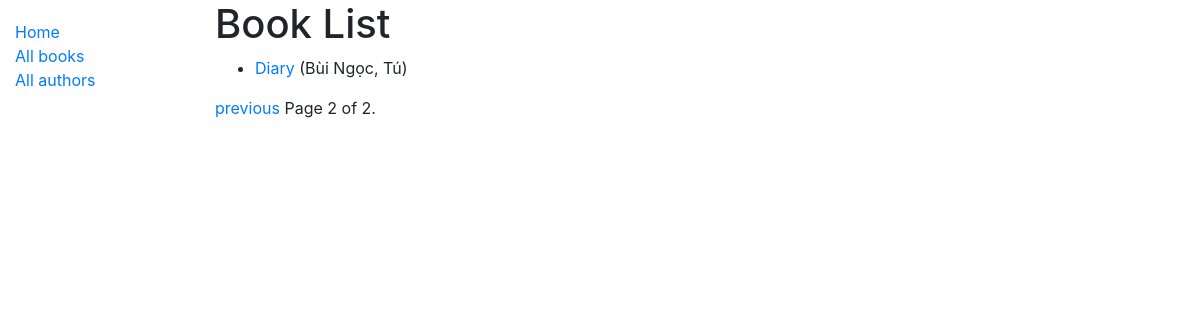
The page /catalog/books/?page=2 on the database as committed earlier.
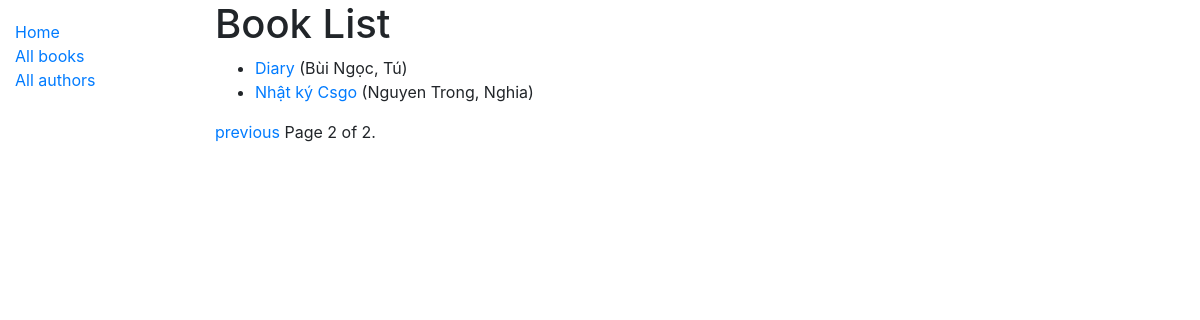
The same page on the database as committed later.
### catalog/models.py (models this page shows, shortened)
class Book(models.Model):
    title = models.CharField(max_length=200)
    author = models.ForeignKey('Author', on_delete=models.SET_NULL, null=True)
    summary = models.TextField(max_length=1000, help_text="Enter a brief description of the book")
    isbn = models.CharField('ISBN', max_length=13,
                            help_text='13 Character <a href="https://www.isbn-international.org/content/what-isbn'
                                      '">ISBN number</a>')
    genre = models.ManyToManyField(Genre, help_text="Select a genre for this book")
    language = models.ForeignKey('Language', on_delete=models.SET_NULL, null=True)
    def display_genre(self):
        """Creates a string for the Genre. This is required to display genre in Admin."""
        return ', '.join([genre.name for genre in self.genre.all()[:3]])
    display_genre.short_description = 'Genre'
    def get_absolute_url(self):
        return reverse('book-detail', args=[str(self.id)])

class Author(models.Model):
    first_name = models.CharField(max_length=100)
    last_name = models.CharField(max_length=100)
    date_of_birth = models.DateField(null=True, blank=True)
    date_of_death = models.DateField('died', null=True, blank=True)
    class Meta:
        ordering = ['last_name', 'first_name']
    def __str__(self):
        return '{0}, {1}'.format(self.last_name, self.first_name)

### catalog/views.py (the view)
# urls.py: path('books/', views.BookListView.as_view(), name='books'),
class BookListView(generic.ListView):
    model = Book
    context_object_name = 'book_list'   # your own name for the list as a template variable
    def get_queryset(self):
        return Book.objects.filter(title__icontains='')[:5] # Get 5 books containing the title war
    template_name = 'books/my_arbitrary_template_name_list.html'  # Specify your own template name/location
    paginate_by = 2

### catalog/templates/catalog/book_list.html
{% extends "base_generic.html" %}
{% block content %}
  <h1>Book List</h1>
  {% if book_list %}
  <ul>
    {% for book in book_list %}
      <li>
        <a href="{{ book.get_absolute_url }}">{{ book.title }}</a> ({{book.author}})
      </li>
    {% endfor %}
  </ul>
  {% else %}
    <p>There are no books in the library.</p>
  {% endif %}
{% endblock %}

Rows that differ between the two databases and show on the page:
added Book: title "Nhật ký Csgo", author "Nguyen Trong, Nghia"
